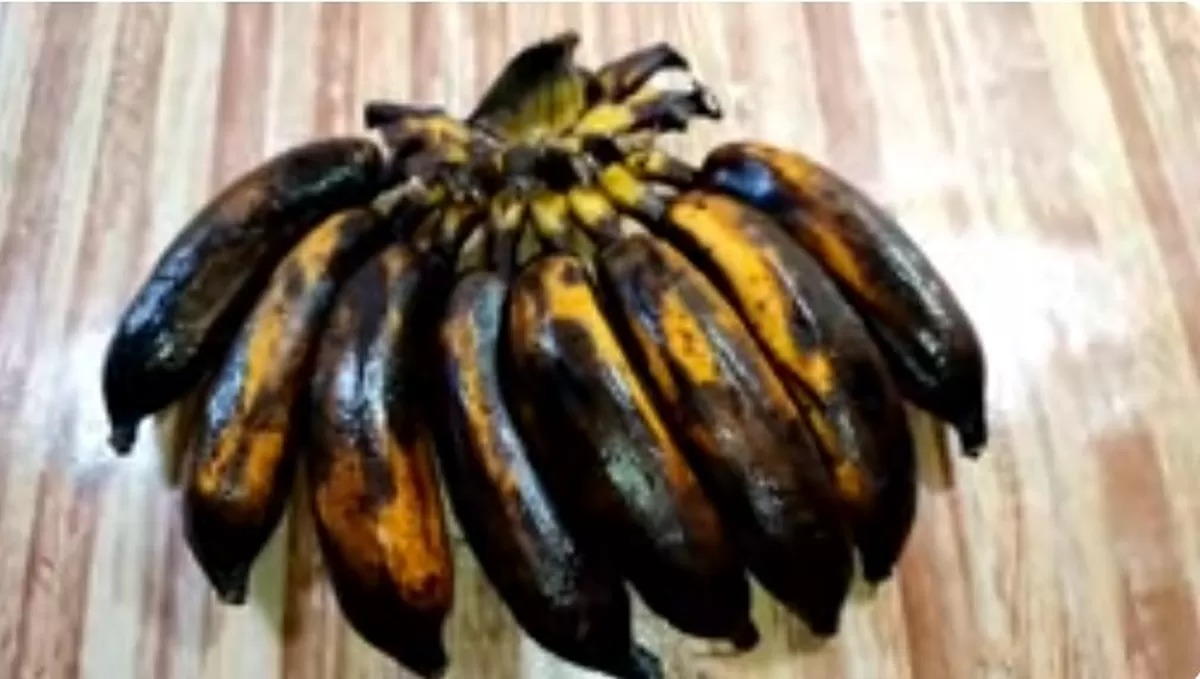
#> input picture data/busuk/WhatsApp-Image-2023-12-06-at-081322_af126075-966000178.jpg, 1200 x 679 px; its folder holds only this picture in this run
$ jupyter execute --allow-errors klasifikasi-kualitas-buah-pisang.ipynb   (shell and % lines are left out)   (older library calls are emulated)
#> lines starting #> are read from the running program, lines starting #| are printed output that depends on the picture; after the words box and inside, x2 and y2 are one past the last pixel; in counts of white or black regions, pixels touching at a corner belong together
#> further down, img is the input picture: shape (679, 1200, 3); mean B, G, R 112.9, 129, 143
#> `hsv = cv2.cvtColor(img_resized, cv2.COLOR_BGR2HSV)`: hsv: shape (128, 128, 3); mean H, S, V 32.9, 92.5, 144.3
# 🍌 Klasifikasi Kualitas Buah Pisang
**Algoritma:** K-Nearest Neighbors (KNN) + PCA
**Fitur:** Color Histogram, Color Statistics, LBP Texture, Gradient, Shape

## 1. Import Library

[cell 1]
import os
import cv2
import joblib
import numpy as np
import matplotlib.pyplot as plt
import matplotlib.patches as mpatches
import seaborn as sns
from skimage.feature import local_binary_pattern
from sklearn.model_selection import train_test_split, GridSearchCV, StratifiedKFold
from sklearn.preprocessing import StandardScaler, LabelEncoder
from sklearn.decomposition import PCA
from sklearn.neighbors import KNeighborsClassifier
from sklearn.metrics import accuracy_score, classification_report, confusion_matrix

sns.set_theme(style='whitegrid', palette='pastel')

# Warna per kelas (konsisten dengan aplikasi)
CLASS_COLORS = {'mentah': '#16a34a', 'matang': '#f59e0b', 'busuk': '#9a3412'}
print('Library berhasil dimuat!')

## 2. Konfigurasi Dataset

[cell 2]
DATASET_PATH = '../data'
CLASSES      = ['busuk', 'matang', 'mentah']
IMG_SIZE     = 128

# Hitung jumlah gambar per kelas
count_per_class = {}
#> (the rest of this cell did not finish here and is left out)

## 3. Visualisasi Distribusi Dataset

[cell 3]
fig, axes = plt.subplots(1, 2, figsize=(14, 5))

# Bar chart
colors = [CLASS_COLORS[c] for c in CLASSES]
#> (the rest of this cell did not finish here and is left out)

## 4. Visualisasi Sampel Gambar per Kelas

[cell 4]
N_SAMPLES = 4
fig, axes = plt.subplots(3, N_SAMPLES, figsize=(16, 12))

#> (the rest of this cell did not finish here and is left out)

## 5. Fungsi Ekstraksi Fitur
Fungsi-fungsi berikut **identik** dengan yang ada di `app.py` dan `train.py`.

[cell 5]
def create_banana_mask(hsv):
    """Masking background menggunakan deteksi warna pisang + morfologi."""
    mask_yellow_brown = cv2.inRange(hsv, (0, 20, 30), (40, 255, 255))
    mask_green = cv2.inRange(hsv, (35, 30, 30), (90, 255, 255))
    mask = cv2.bitwise_or(mask_yellow_brown, mask_green)
    if np.count_nonzero(mask) < IMG_SIZE * IMG_SIZE * 0.05:
        mask = cv2.inRange(hsv, (0, 10, 20), (180, 255, 255))
    kernel = cv2.getStructuringElement(cv2.MORPH_ELLIPSE, (7, 7))
    mask = cv2.morphologyEx(mask, cv2.MORPH_CLOSE, kernel, iterations=2)
    mask = cv2.morphologyEx(mask, cv2.MORPH_OPEN,  kernel, iterations=1)
    return mask

def extract_color_features(hsv, mask):
    hist_h = cv2.calcHist([hsv], [0], mask, [32], [0, 180])
    hist_s = cv2.calcHist([hsv], [1], mask, [32], [0, 256])
    cv2.normalize(hist_h, hist_h)
    cv2.normalize(hist_s, hist_s)
    stats = []
    for ch in range(3):
        channel = hsv[:, :, ch]
        pixels = channel[mask > 0]
        if len(pixels) > 0:
            stats += [np.mean(pixels), np.std(pixels), np.percentile(pixels, 25), np.percentile(pixels, 75)]
        else:
            stats += [0, 0, 0, 0]
    return np.concatenate([hist_h.flatten(), hist_s.flatten(), stats])

def extract_lbp_features(gray, mask):
    radius = 2
    n_points = 8 * radius
    lbp = local_binary_pattern(gray, n_points, radius, method='uniform')
    lbp_pixels = lbp[mask > 0]
    if len(lbp_pixels) == 0:
        return np.zeros(n_points + 2)
    hist, _ = np.histogram(lbp_pixels, bins=n_points + 2, range=(0, n_points + 2), density=True)
    return hist

def extract_gradient_features(gray, mask):
    sobelx = cv2.Sobel(gray, cv2.CV_64F, 1, 0, ksize=3)
    sobely = cv2.Sobel(gray, cv2.CV_64F, 0, 1, ksize=3)
    magnitude = cv2.magnitude(sobelx, sobely)
    laplacian = cv2.Laplacian(gray, cv2.CV_64F)
    lap_abs = np.abs(laplacian)
    pixels_mag = magnitude[mask > 0]
    pixels_lap = lap_abs[mask > 0]
    if len(pixels_mag) == 0:
        return np.zeros(6)
    return np.array([
        np.mean(pixels_mag), np.std(pixels_mag), np.percentile(pixels_mag, 75),
        np.mean(pixels_lap), np.std(pixels_lap), np.var(pixels_lap)
    ])

def extract_shape_features(mask):
    contours, _ = cv2.findContours(mask, cv2.RETR_EXTERNAL, cv2.CHAIN_APPROX_SIMPLE)
    if not contours:
        return np.zeros(5)
    c = max(contours, key=cv2.contourArea)
    area = cv2.contourArea(c)
    perimeter = cv2.arcLength(c, True)
    hull = cv2.convexHull(c)
    hull_area = cv2.contourArea(hull)
    x, y, w, h = cv2.boundingRect(c)
    extent = area / (w * h) if w * h > 0 else 0
    solidity = area / hull_area if hull_area > 0 else 0
    aspect_ratio = float(w) / h if h > 0 else 0
    return np.array([area, perimeter, extent, solidity, aspect_ratio])

def extract_all_features(image):
    """Master feature extraction - identik dengan app.py."""
    image_resized = cv2.resize(image, (IMG_SIZE, IMG_SIZE))
    hsv  = cv2.cvtColor(image_resized, cv2.COLOR_BGR2HSV)
    gray = cv2.cvtColor(image_resized, cv2.COLOR_BGR2GRAY)
    mask = create_banana_mask(hsv)
    color_feats    = extract_color_features(hsv, mask)
    lbp_feats      = extract_lbp_features(gray, mask)
    gradient_feats = extract_gradient_features(gray, mask)
    shape_feats    = extract_shape_features(mask)
    return np.nan_to_num(np.concatenate([color_feats, lbp_feats, gradient_feats, shape_feats]))

def augment_image(image):
    augmented = [image, cv2.flip(image, 1)]
    augmented.append(np.clip(image.astype(np.int32) + 30, 0, 255).astype(np.uint8))
    augmented.append(np.clip(image.astype(np.int32) - 30, 0, 255).astype(np.uint8))
    h, w = image.shape[:2]
    for angle in [-15, 15]:
        M = cv2.getRotationMatrix2D((w/2, h/2), angle, 1.0)
        augmented.append(cv2.warpAffine(image, M, (w, h)))
    return augmented

print('Fungsi ekstraksi fitur berhasil didefinisikan!')

## 6. Visualisasi Proses Masking Objek Pisang

[cell 6]
fig, axes = plt.subplots(3, 3, figsize=(13, 13))
titles = ['Gambar Asli', 'Banana Mask', 'Objek Diekstrak']

#> (the rest of this cell did not finish here and is left out)

#> in create_banana_mask, `mask_yellow_brown = cv2.inRange(hsv, (0, 20, 30), (40, 255, 255))`:
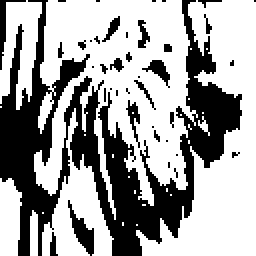
#> mask_yellow_brown: shape (128, 128) (shown 2 times larger); 64% white; 40 black regions (30 under 20 px), largest, box (x1, y1, x2, y2) and area: (0, 0, 121, 128) 5170, (34, 100, 47, 128) 140, (0, 0, 13, 35) 93
#> in create_banana_mask, `mask_green = cv2.inRange(hsv, (35, 30, 30), (90, 255, 255))`:
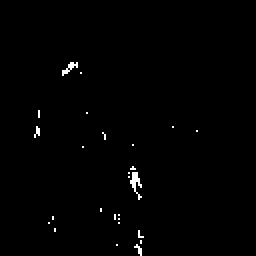
#> mask_green: shape (128, 128) (shown 2 times larger); 0.74% white in thin lines or dots, all inside (x1, y1, x2, y2) = (17, 31, 99, 128)
#> in create_banana_mask, `mask = cv2.bitwise_or(mask_yellow_brown, mask_green)`: mask: shape (128, 128); 64.6% white; 40 black regions (30 under 20 px), largest, box (x1, y1, x2, y2) and area: (0, 0, 121, 128) 5082, (34, 100, 47, 128) 140, (0, 0, 13, 35) 93
#> in create_banana_mask, `mask = cv2.morphologyEx(mask, cv2.MORPH_CLOSE, kernel, iterations=2)`: mask: shape (128, 128); 89.1% white; 6 black regions, box (x1, y1, x2, y2) and area: (0, 52, 19, 92) 646, (95, 42, 120, 67) 400, (58, 97, 91, 115) 376, (11, 92, 26, 107) 154, (97, 67, 112, 81) 152, (56, 121, 69, 128) 65
#> in create_banana_mask, `mask = cv2.morphologyEx(mask, cv2.MORPH_OPEN,  kernel, iterations=1)`:
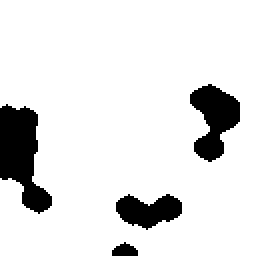
#> mask: shape (128, 128) (shown 2 times larger); 88.8% white; 4 black regions, box (x1, y1, x2, y2) and area: (0, 52, 26, 107) 822, (95, 42, 120, 81) 570, (58, 97, 91, 115) 384, (56, 121, 69, 128) 65
#> `img_masked = cv2.bitwise_and(img_rgb, img_rgb, mask=mask)`:
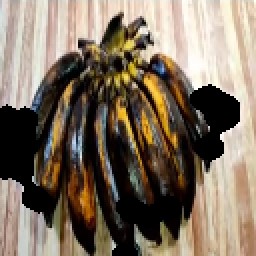
#> img_masked: shape (128, 128, 3) (shown 2 times larger); mean R, G, B 127.3, 113.3, 97
#> the loop `for col, (data, cmap) in enumerate([(img_rgb, None), (mask, 'gray'), (..` made 3 passes
#> cmap on passes 1 to 3: None, 'gray', None
    img_masked = cv2.bitwise_and(img_rgb, img_rgb, mask=mask)

    for col, (data, cmap) in enumerate([(img_rgb, None), (mask, 'gray'), (img_masked, None)]):
        axes[row, col].imshow(data, cmap=cmap)
        axes[row, col].axis('off')
        if row == 0:
            axes[row, col].set_title(titles[col], fontsize=12, fontweight='bold')
        if col == 0:
            axes[row, col].set_ylabel(cls.upper(), fontsize=12, fontweight='bold',
                                       color=CLASS_COLORS[cls], rotation=0, labelpad=55, va='center')

plt.suptitle('Proses Ekstraksi Objek Pisang (Masking)', fontsize=15, fontweight='bold')
plt.tight_layout()
plt.show()

## 7. Ekstraksi Fitur dari Seluruh Dataset

[cell 7]
X, y, y_ori = [], [], []

print('Mengekstrak fitur dari seluruh dataset...')
#> (the rest of this cell did not finish here and is left out)

#> in augment_image, `h, w = image.shape[:2]`: h = 679; w = 1200
#> the loop `for aug_img in augment_image(img):` made 6 passes
#> pass 1, in extract_all_features, `gray = cv2.cvtColor(image_resized, cv2.COLOR_BGR2GRAY)`:
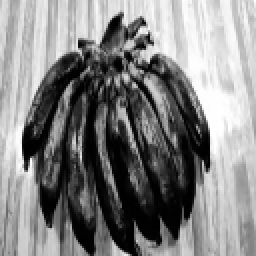
#> gray: shape (128, 128) (shown 2 times larger); min 0, max 255, mean 131.2
#> pass 1, in extract_lbp_features, `lbp = local_binary_pattern(gray, n_points, radius, method='uniform')`:
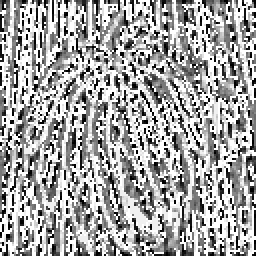
#> lbp: shape (128, 128) float64 (shown 2 times larger); min 0, max 17, mean 10.99; drawn with min black and max white
#> pass 1, in extract_gradient_features, `sobelx = cv2.Sobel(gray, cv2.CV_64F, 1, 0, ksize=3)`:
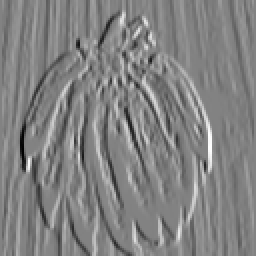
#> sobelx: shape (128, 128) float64 (shown 2 times larger); min -1008, max 966, mean 0.4; drawn with min black and max white
#> pass 1, in extract_gradient_features, `sobely = cv2.Sobel(gray, cv2.CV_64F, 0, 1, ksize=3)`:
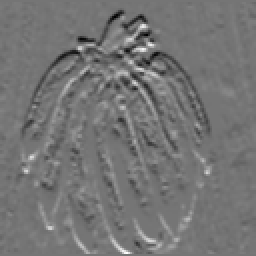
#> sobely: shape (128, 128) float64 (shown 2 times larger); min -699, max 819, mean -3.7; drawn with min black and max white
#> after the loop `for aug_img in augment_image(img):`: X = 6 items; y = ['busuk', 'busuk', 'busuk', 'busuk', 'busuk', 'busuk']
#> `aug_count = sum(1 for lbl in y if lbl == label)`: aug_count = 6
#|  -> 6 total (dengan augmentasi)
            X.append(extract_all_features(aug_img))
            y.append(label)
    aug_count = sum(1 for lbl in y if lbl == label)
    print(f' -> {aug_count} total (dengan augmentasi)')

X = np.array(X)
y = np.array(y)
print(f'\nTotal sampel (dengan augmentasi): {len(X)}')
print(f'Dimensi fitur per gambar        : {X.shape[1]}')

## 8. Distribusi Dataset Sebelum & Sesudah Augmentasi

[cell 8]
fig, (ax1, ax2) = plt.subplots(1, 2, figsize=(14, 5))
colors = [CLASS_COLORS[c] for c in CLASSES]

ori_counts = [y_ori.count(c) for c in CLASSES]
aug_counts = [int(np.sum(y == c)) for c in CLASSES]
#> aug_counts = [0, 0, 0]

b1 = ax1.bar(CLASSES, ori_counts, color=colors, edgecolor='white', linewidth=1.5)
for bar, v in zip(b1, ori_counts):
    ax1.text(bar.get_x() + bar.get_width()/2, bar.get_height() + 0.5, str(v),
             ha='center', va='bottom', fontweight='bold')
ax1.set_title('Sebelum Augmentasi', fontsize=13, fontweight='bold')
ax1.set_xlabel('Kelas')
ax1.set_ylabel('Jumlah Gambar')

b2 = ax2.bar(CLASSES, aug_counts, color=colors, edgecolor='white', linewidth=1.5)
for bar, v in zip(b2, aug_counts):
    ax2.text(bar.get_x() + bar.get_width()/2, bar.get_height() + 1, str(v),
             ha='center', va='bottom', fontweight='bold')
#> this loop made 3 passes
ax2.set_title('Sesudah Augmentasi', fontsize=13, fontweight='bold')
ax2.set_xlabel('Kelas')
ax2.set_ylabel('Jumlah Gambar')

plt.suptitle('Distribusi Dataset Sebelum vs Sesudah Augmentasi', fontsize=15, fontweight='bold')
plt.tight_layout()
plt.show()
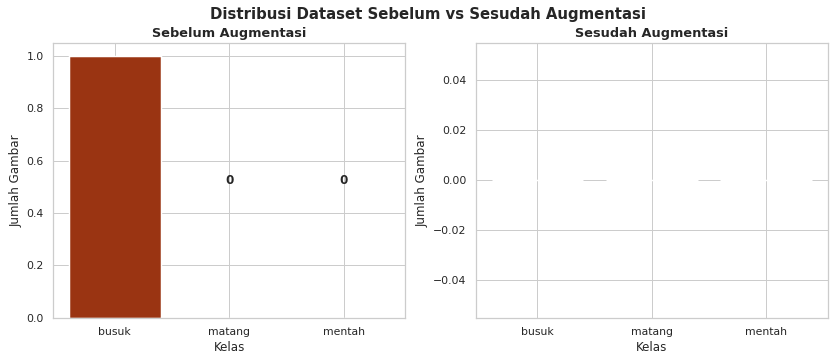
#> figure drawn by matplotlib, 2 panels; panel 1: tallest bar 1 high, from x = -0.4 to 0.4

## 9. Preprocessing: Standardisasi & PCA

[cell 9]
encoder = LabelEncoder()
y_enc = encoder.fit_transform(y)
#> y_enc = [0, 0, 0, 0, 0, 0]

X_train, X_test, y_train, y_test = train_test_split(
    X, y_enc, test_size=0.2, random_state=42, stratify=y_enc
)
#> X_train = 4 items; X_test = 2 items; y_train = [0, 0, 0, 0]; y_test = [0, 0]

scaler = StandardScaler()
X_train_s = scaler.fit_transform(X_train)
X_test_s  = scaler.transform(X_test)

pca = PCA(n_components=0.95, random_state=42)
X_train_p = pca.fit_transform(X_train_s)
#> X_train_p = [[-3.56, -5.57], [-6.62, 9.45], [13.74, 1.67], [-3.55, -5.56]]
X_test_p  = pca.transform(X_test_s)
#> X_test_p = [[-2.24, 3.15], [-1.78, -14.92]]

print(f'Kelas              : {list(encoder.classes_)}')
print(f'Data latih         : {len(X_train)} sampel')
#| Data latih         : 4 sampel
print(f'Data uji           : {len(X_test)} sampel')
#| Data uji           : 2 sampel
print(f'Fitur sebelum PCA  : {X_train_s.shape[1]}')
#| Fitur sebelum PCA  : 105
print(f'Fitur sesudah PCA (95% variance): {X_train_p.shape[1]}')
#| Fitur sesudah PCA (95% variance): 2

## 10. Visualisasi PCA – Explained Variance

[cell 10]
pca_full = PCA(random_state=42).fit(X_train_s)
cumulative_var = np.cumsum(pca_full.explained_variance_ratio_)
#> cumulative_var = [0.626, 1, 1, 1]
n_comp_95 = X_train_p.shape[1]
#> n_comp_95 = 2

plt.figure(figsize=(10, 5))
plt.plot(cumulative_var, linewidth=2.5, color='#3b82f6', label='Cumulative Explained Variance')
plt.fill_between(range(len(cumulative_var)), cumulative_var, alpha=0.15, color='#3b82f6')
plt.axhline(y=0.95, color='#ef4444', linestyle='--', linewidth=1.5, label='Target 95% Variance')
plt.axvline(x=n_comp_95, color='#16a34a', linestyle='--', linewidth=1.5, label=f'Komponen terpilih: {n_comp_95}')
plt.scatter([n_comp_95], [0.95], color='#16a34a', s=100, zorder=5)
plt.xlabel('Jumlah Komponen PCA', fontsize=12)
plt.ylabel('Cumulative Explained Variance', fontsize=12)
plt.title('PCA – Explained Variance Ratio', fontsize=14, fontweight='bold')
plt.legend(fontsize=11)
plt.grid(True, alpha=0.4)
plt.tight_layout()
plt.show()
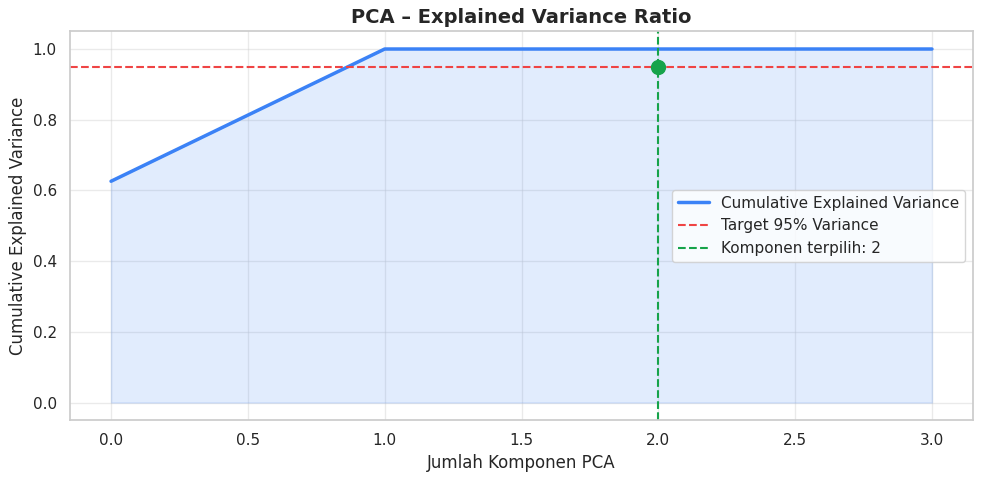
#> figure drawn by matplotlib, 1 panel
#| Fitting 5 folds for each of 28 candidates, totalling 140 fits

## 11. Training Model – KNN + GridSearchCV

[cell 11]
param_grid = {
    'n_neighbors': [3, 5, 7, 9, 11, 15, 21],
    'weights': ['uniform', 'distance'],
    'metric': ['euclidean', 'manhattan']
}

cv = StratifiedKFold(n_splits=5, shuffle=True, random_state=42)
knn = KNeighborsClassifier()
grid = GridSearchCV(knn, param_grid, cv=cv, scoring='accuracy', n_jobs=-1, verbose=1)
#> (the rest of this cell did not finish here and is left out)
